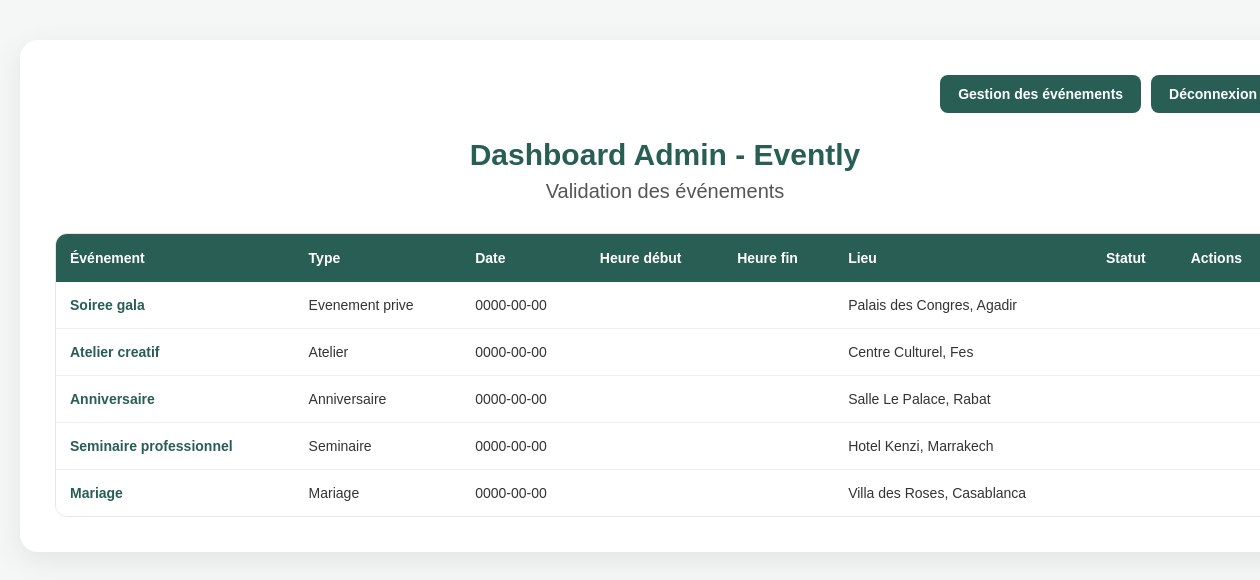
The app's page /admin.php (signed in) with its own data.
### tables this page shows
CREATE TABLE `evenements` (
  `id_evenement` int(11) NOT NULL,
  `nom` varchar(100) NOT NULL,
  `type` varchar(100) NOT NULL,
  `date_evenement` date NOT NULL,
  `lieu` varchar(255) NOT NULL,
  `heure` time NOT NULL,
  `image` varchar(255) DEFAULT NULL
);

### admin.php (the view, shortened to what this page needs)
<?php
include("connexion.php");
$events = $pdo->query("
    SELECT *
    FROM evenements
    ORDER BY id_evenement DESC
");
?>
<!DOCTYPE html>
<html lang="fr">
<head>
</head>
<body>
<div class="container">
<div class="top-buttons">
    <div class="gestion-btn">
        <a href="gestion_evenements.php">
             Gestion des événements
        </a>
    </div>
    <a href="logout.php" class="logout">
        Déconnexion
    </a>
</div>
    <h1>Dashboard Admin - Evently</h1>
    <h2>Validation des événements</h2>
    <div class="table-container">
        <table>
            <thead>
                <tr>
                    <th>Événement</th>
                    <th>Type</th>
                    <th>Date</th>
                    <th>Heure début</th>
                    <th>Heure fin</th>
                    <th>Lieu</th>
                    <th>Statut</th>
                    <th>Actions</th>
                </tr>
            </thead>
            <tbody>
            <?php while ($event = $events->fetch(PDO::FETCH_ASSOC)): ?>
                <tr>
                    <td>
                        <?= htmlspecialchars($event['nom']) ?>
                    </td>
                    <td>
                        <?= htmlspecialchars($event['type']) ?>
                    </td>
                    <td>
                        <?= htmlspecialchars($event['date_evenement']) ?>
                    </td>
                    <td>
                    </td>
                    <td>
                    </td>
                    <td>
                        <?= htmlspecialchars($event['lieu']) ?>
                    </td>
                    <td>
                    </td>
                    <td>
                    </td>
                </tr>
            <?php endwhile; ?>
            </tbody>
        </table>
    </div>
</div>
</body>
</html>

### admin.php (style rules this page uses)
body { margin: 0; padding: 40px 20px; font-family: Arial, sans-serif; background: #f5f7f7; color: #333; }
.container { width: 100%; max-width: 1250px; margin: auto; background: white; padding: 35px; border-radius: 18px; box-shadow: 0 8px 30px rgba(0, 0, 0, 0.08); }
.top-buttons { display: flex; justify-content: flex-end; align-items: center; gap: 10px; margin-bottom: 25px; }
.gestion-btn { margin: 0; }
.gestion-btn a, .logout { display: inline-flex; align-items: center; justify-content: center; text-decoration: none; background: #285e54; color: white; padding: 11px 18px; border-radius: 8px; font-weight: bold; font-size: 14px; transition: 0.3s; }
h1 { text-align: center; font-size: 30px; color: #285e54; margin: 10px 0 8px; }
h2 { text-align: center; font-size: 20px; font-weight: normal; color: #555; margin: 0 0 30px; }
.table-container { width: 100%; overflow-x: auto; border-radius: 12px; border: 1px solid #e5e5e5; }
table { width: 100%; min-width: 1050px; border-collapse: collapse; background: white; }
thead th { padding: 16px 14px; background: #285e54; color: white; text-align: left; font-size: 14px; font-weight: bold; white-space: nowrap; }
tbody td { padding: 15px 14px; border-bottom: 1px solid #eeeeee; color: #333; font-size: 14px; vertical-align: middle; }
tbody tr { transition: 0.2s; }
tbody tr:last-child td { border-bottom: none; }
td:nth-child(1) { font-weight: bold; color: #285e54; }
td:nth-child(4), td:nth-child(5) { font-weight: bold; white-space: nowrap; }
td:nth-child(3) { white-space: nowrap; }

### records on screen
evenements: nom "Soiree gala", type "Evenement prive", date_evenement "0000-00-00", lieu "Palais des Congres, Agadir"
evenements: nom "Atelier creatif", type "Atelier", date_evenement "0000-00-00", lieu "Centre Culturel, Fes"
evenements: nom "Anniversaire", type "Anniversaire", date_evenement "0000-00-00", lieu "Salle Le Palace, Rabat"
evenements: nom "Seminaire professionnel", type "Seminaire", date_evenement "0000-00-00", lieu "Hotel Kenzi, Marrakech"
evenements: nom "Mariage", type "Mariage", date_evenement "0000-00-00", lieu "Villa des Roses, Casablanca"
